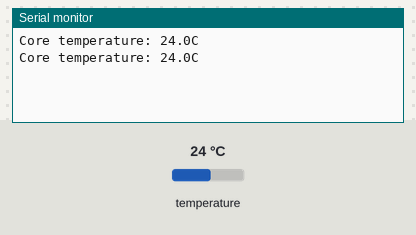
The sketch below on a simulated Raspberry Pi Pico. On the bench: the last lines printed to the serial monitor. The test bench sets the inputs (shaded band); at power-on: temperature 24 °C.

Above: at 6.2 s.
6.3 s: temperature set to 12 °C
At 7.6 s:
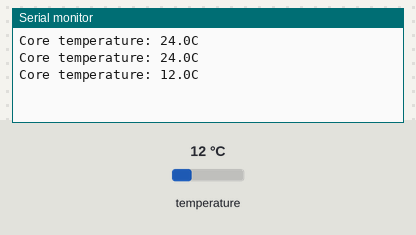
7.8 s: temperature set to 19 °C
At 8.4 s:
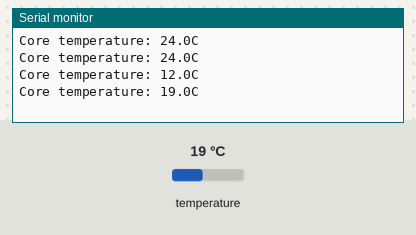
Timing chart, 0 to 10.8 s (numbered marks = the images above; inputs shaded):
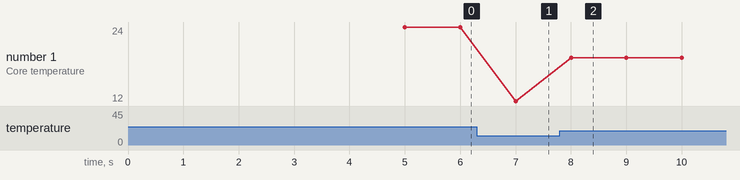

The sketch:

RP2040-Temperature.ino
```cpp
/* Released into the public domain */

void setup() {
  Serial.begin(115200);
  delay(5000);
}

void loop() {
  Serial.printf("Core temperature: %2.1fC\n", analogReadTemp());
  delay(1000);
}
```

Measured:
- after the input at 6.3 s, the serial monitor: prints a new line after 0.70 s (image 1)
- after the input at 7.8 s, the serial monitor: prints a new line after 0.20 s (image 2)
- plotted number 1: 24 → 12 after the input at 6.3 s, 12 → 19 after the input at 7.8 s
